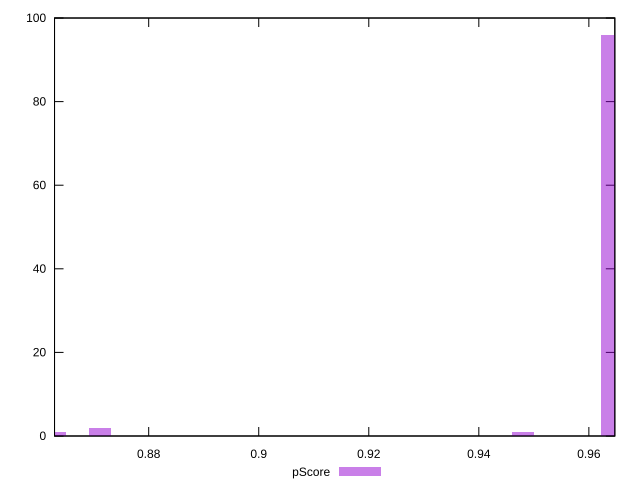

Source code (gnuplot):
reset

$pScore <<EOF
0.9480869028730381 1
0.9642935165973636 96
0.8711054876824923 2
0.8630021808203295 1
EOF

set key outside below
set boxwidth 0.0040516534310813595
set xrange [0.8628870163996396:0.9647174936989498]
set yrange [0:100]
set trange [0:100]
set style fill transparent solid 0.5 noborder
set terminal svg size 640, 490 enhanced background rgb 'white'
set output "report_00018_2021-02-10T15-25-16.877Z/interactive/samples/pages+cached+noadtech+nomedia+nocss/pScore/histogram.svg"

plot $pScore title "pScore" with boxes

reset
